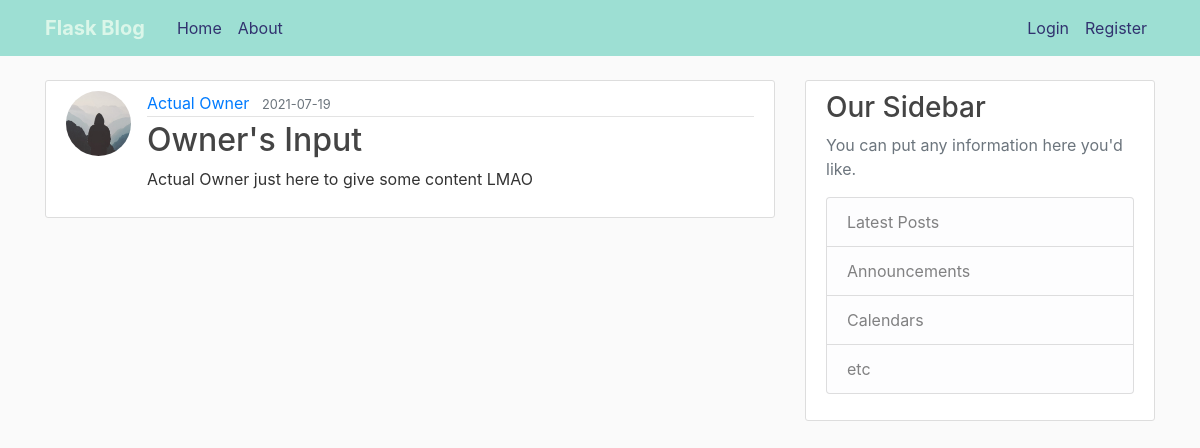
/post/15, run on the app's committed database.
### flaskblog/models.py (models this page shows, shortened)
class User(db.Model, UserMixin):
    id = db.Column(db.Integer, primary_key=True)
    username = db.Column(db.String(20), unique=True, nullable=False)
    email = db.Column(db.String(120), unique=True, nullable=False)
    image_file = db.Column(db.String(20), nullable=False, default='default.jpg')
    password = db.Column(db.String(60), nullable=False)
    posts = db.relationship('Post', backref='author', lazy=True)

class Post(db.Model):
    id = db.Column(db.Integer, primary_key=True)
    title = db.Column(db.String(100), nullable=False)
    date_posted =db.Column(db.DateTime, nullable=False, default=datetime.utcnow)
    content = db.Column(db.Text, nullable=False)
    user_id = db.Column(db.Integer, db.ForeignKey('user.id'), nullable=False)

### flaskblog/posts/routes.py (the view)
@posts.route("/post/<int:post_id>") #making user input in website a variable, int is specifying it's an integer
def post(post_id):
    post = Post.query.get_or_404(post_id) #get the id, if no exists return 404
    return render_template('post.html' , title = post.title , post = post )

### flaskblog/templates/post.html (shortened to what this page needs)
{% extends "layout.html" %}
{% block content %}
        <article class="media content-section">
          <img src="{{ url_for('static', filename='profile_pics/' + post.author.image_file )}}" class="rounded-circle article-img" alt="">
          <div class="media-body">
            <div class="article-metadata">
              <a class="mr-2" href="#">{{ post.author.username }}</a>
              <small class="text-muted">{{ post.date_posted.strftime('%Y-%m-%d') }}</small>
            </div>
            <h2 class='article-title' >{{ post.title }}</h2>
            <p class="article-content">{{ post.content }}</p>
          </div>
        </article>
{% endblock content %}

### flaskblog/static/main.css (style rules this page uses)
body { background: #fafafa; color: #333333; margin-top: 5rem; }
h1, h2, h3, h4, h5, h6 { color: #444444; }
.content-section { background: #ffffff; padding: 10px 20px; border: 1px solid #dddddd; border-radius: 3px; margin-bottom: 20px; }
.article-title { color: #444444; }
.article-content { white-space: pre-line; }
.article-img { height: 65px; width: 65px; margin-right: 16px; }
.article-metadata { padding-bottom: 1px; margin-bottom: 4px; border-bottom: 1px solid #e3e3e3 }

### data on the page
User: image_file (placeholder picture), author.username "Actual Owner"
Post: date_posted "2021-07-19", title "Owner's Input", content "Actual Owner just here to give some content LMAO"
